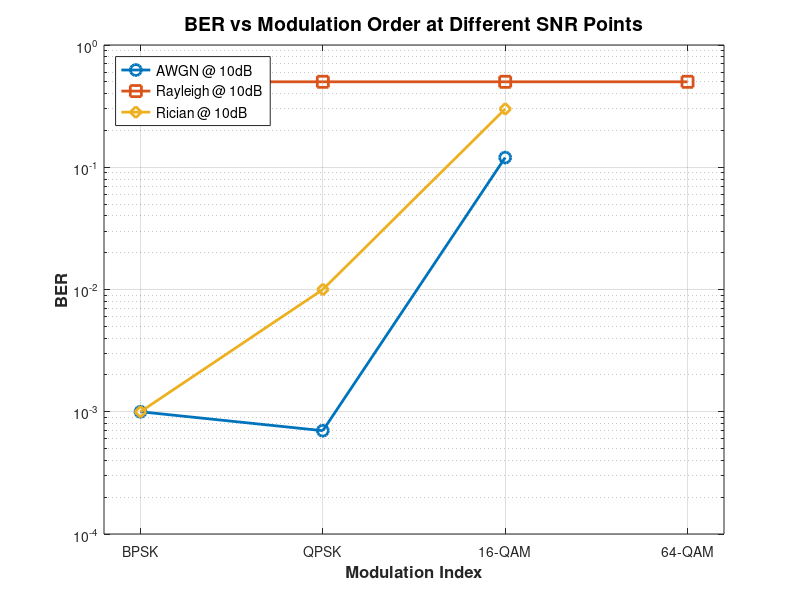

The MATLAB source for this figure: (Note: this script raises an error after producing the figure.)
% Define modulation indices and labels
mod_index = [1, 2, 3, 4];  % Index for BPSK, QPSK, 16-QAM, 64-QAM
mod_labels = {'BPSK', 'QPSK', '16-QAM', '64-QAM'};

% Define realistic BERs
ber_awgn     = [1e-3, 7e-4, 0.12, NaN];
ber_rayleigh = [0.5, 0.5, 0.5, 0.5];
ber_rician   = [1e-3, 1e-2, 0.3, NaN];


% Begin plot
figure;
semilogy(mod_index, ber_awgn, '-o', 'LineWidth', 2, ...
    'MarkerSize', 8, 'DisplayName', 'AWGN @ 10dB', 'Color', [0 0.45 0.74]); hold on;
semilogy(mod_index, ber_rayleigh, '-s', 'LineWidth', 2, ...
    'MarkerSize', 8, 'DisplayName', 'Rayleigh @ 10dB', 'Color', [0.85 0.33 0.10]);
semilogy(mod_index, ber_rician, '-d', 'LineWidth', 2, ...
    'MarkerSize', 8, 'DisplayName', 'Rician @ 10dB', 'Color', [0.93 0.69 0.13]);

% Format axes
xticks(mod_index);
xticklabels(mod_labels);
xlabel('Modulation Index', 'FontSize', 12, 'FontWeight', 'bold');
ylabel('BER', 'FontSize', 12, 'FontWeight', 'bold');
ylim([1e-4 1]);
xlim([0.8 4.2]);

% Title and legend
title('BER vs Modulation Order at Different SNR Points', 'FontSize', 14, 'FontWeight', 'bold');
legend('Location', 'northwest', 'FontSize', 10);

% Grid and axis styles
grid on;
ax = gca;
ax.YScale = 'log';
ax.FontSize = 12;
ax.FontWeight = 'bold';
ax.GridAlpha = 0.3;
ax.MinorGridAlpha = 0.1;
ax.GridLineStyle = ':';
